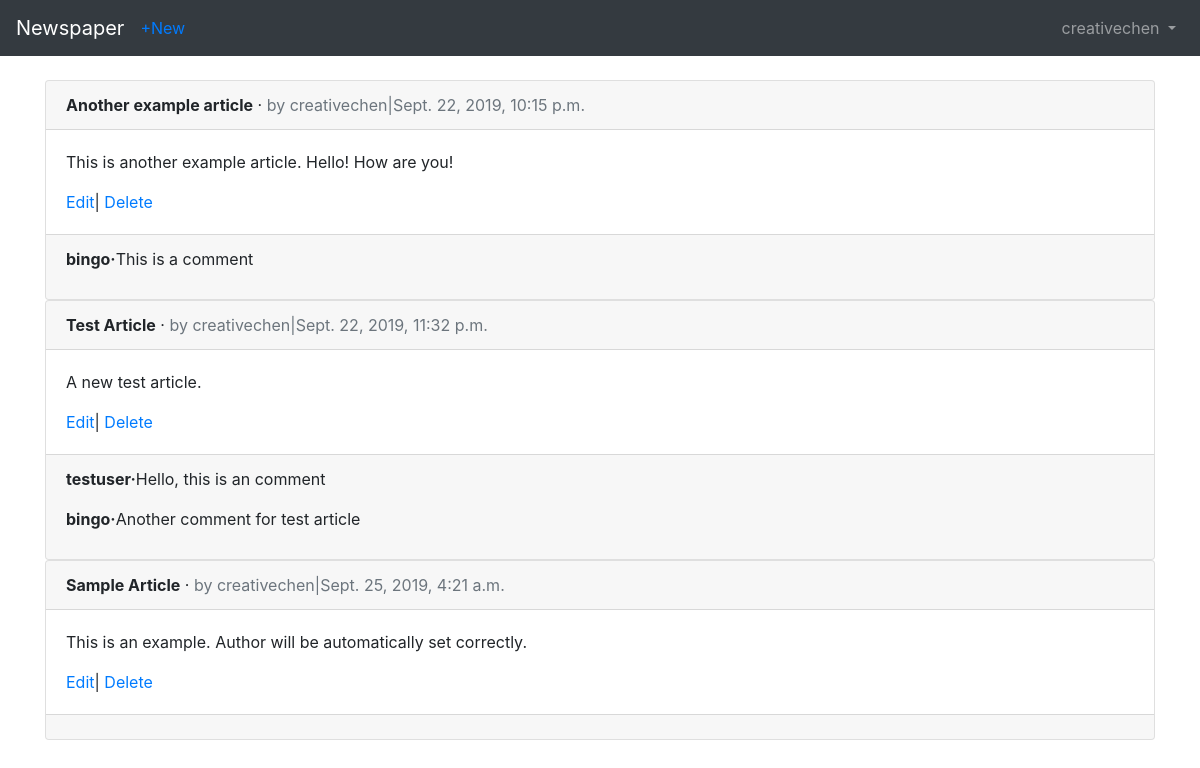
The page /articles/ (signed in) on the database its author committed.
### users/models.py (models this page shows)
class CustomUser(AbstractUser):
    age = models.PositiveIntegerField(null=True, blank=True)

### articles/models.py (models this page shows, shortened)
class Article(models.Model):
    title = models.CharField(max_length=255)
    body = models.TextField()
    date = models.DateTimeField(auto_now_add=True)
    author = models.ForeignKey(get_user_model(), on_delete=models.CASCADE)

class Comment(models.Model):
    article = models.ForeignKey(Article, on_delete=models.CASCADE, related_name='comments',)
    comment = models.CharField(max_length=140)
    author = models.ForeignKey(get_user_model(), on_delete=models.CASCADE)
    def __str__(self):
        return self.comment

### articles/views.py (the view)
# urls.py: path('', ArticleListView.as_view(), name='article_list'),
class ArticleListView(LoginRequiredMixin, ListView):
    model = Article
    template_name = 'article_list.html'
    login_url = 'login'

### templates/article_list.html (shortened to what this page needs)
{% extends 'base.html' %}
{% block content %}
    {% for article in object_list %}
        <div class="card">
            <div class="card-header">
                <span class="font-weight-bold">{{article.title}}</span>
                &middot;
                <span class="text-muted">by
                {{article.author}}|{{article.date}}</span>
            </div>
            <div class="card-body">
                <p>{{article.body}}</p>
                <a href="{% url 'article_edit' article.pk %}">Edit</a>|
                <a href="{% url 'article_delete' article.pk %}">Delete</a>
            </div>
            <div class="card-footer">
                {% for comment in article.comments.all %}
                <p>
                    <span class="font-weight-bold">{{comment.author}}&middot;</span>{{comment}}
                </p>
                {% endfor %}
            </div>
        </div>
    {% endfor %}
{% endblock content %}

### templates/base.html (shortened to what this page needs)
<!doctype html>
<html lang="en">
  <head>
    <link rel="stylesheet" href="https://stackpath.bootstrapcdn.com/bootstrap/4.1.3/css/bootstrap.min.css">
  </head>
  <body>
    <nav class="navbar navbar-expand-md navbar-dark bg-dark mb-4">
      <a class="navbar-brand" href="{% url 'home' %}">Newspaper</a>
      {% if user.is_authenticated %}
      <ul class="navbar-nav mr-auto">
          <li class="nav-item"><a href="{% url 'article_new' %}">+New</a>
          </li>
      </ul>
      {% endif %}
      <div class="collapse navbar-collapse" id="navbarCollapse">
        {% if user.is_authenticated %}
          <ul class="navbar-nav ml-auto">
            <li class="nav-item">
              <a class="nav-link dropdown-toggle" href="#" id="userMenu"\
              data-toggle="dropdown" aria-haspopup="true" aria-expanded\
              ="false">
                {{ user.username }}
              </a>
            </li>
          </ul>
        {% endif %}
      </div>
    </nav>
    <div class="container">
      {% block content %}
      {% endblock content %}
    </div>
  </body>
</html>

### rows shown on the page
CustomUser: username "creativechen"
Article: title "Another example article", author "creativechen", date "Sept. 22, 2019, 10:15 p.m.", body "This is another example article. Hello! How are you!"
Comment: author "bingo", comment "This is a comment"
Article: title "Test Article", author "creativechen", date "Sept. 22, 2019, 11:32 p.m.", body "A new test article."
Comment: author "testuser", comment "Hello, this is an comment"
Comment: author "bingo", comment "Another comment for test article"
Article: title "Sample Article", author "creativechen", date "Sept. 25, 2019, 4:21 a.m.", body "This is an example. Author will be automatically set correctly."
